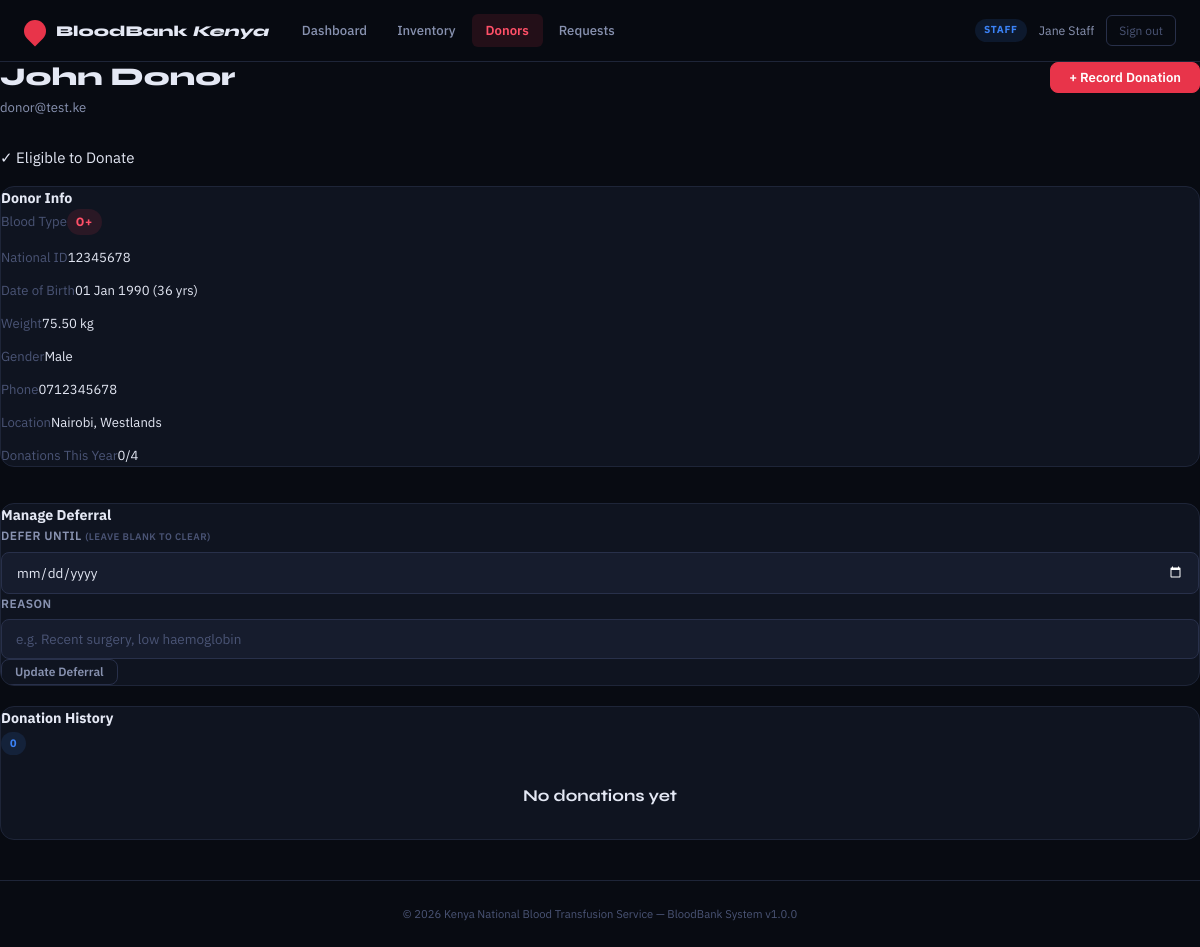
Page /staff/donors/1 (signed in) on the committed database.
### tables this page shows
CREATE TABLE donors (
    id INT AUTO_INCREMENT PRIMARY KEY,
    user_id INT NOT NULL,
    national_id VARCHAR(20) UNIQUE NOT NULL,
    phone VARCHAR(20),
    date_of_birth DATE NOT NULL,
    gender ENUM('male', 'female', 'other') NOT NULL,
    blood_type ENUM('A+', 'A-', 'B+', 'B-', 'AB+', 'AB-', 'O+', 'O-') NOT NULL,
    weight_kg DECIMAL(5,2),
    county VARCHAR(100),
    town VARCHAR(100),
    medical_notes TEXT,
    is_eligible BOOLEAN DEFAULT TRUE,
    deferral_until DATE NULL,
    deferral_reason VARCHAR(255),
    created_at TIMESTAMP DEFAULT CURRENT_TIMESTAMP,
    updated_at TIMESTAMP DEFAULT CURRENT_TIMESTAMP ON UPDATE CURRENT_TIMESTAMP,
    FOREIGN KEY (user_id) REFERENCES users(id) ON DELETE CASCADE
);

CREATE TABLE users (
    id INT AUTO_INCREMENT PRIMARY KEY,
    name VARCHAR(255) NOT NULL,
    email VARCHAR(255) UNIQUE NOT NULL,
    password_hash VARCHAR(255) NOT NULL,
    role ENUM('donor', 'staff', 'hospital') NOT NULL,
    created_at TIMESTAMP DEFAULT CURRENT_TIMESTAMP,
    updated_at TIMESTAMP DEFAULT CURRENT_TIMESTAMP ON UPDATE CURRENT_TIMESTAMP
);

### app/views/partials/layout_start.php (called while the page is built)
<?php require BASE_PATH . '/app/views/partials/header.php'; ?>

### app/controllers/StaffController.php (called while the page is built, shortened)
<?php
class StaffController
{
    private DonorModel     $donors;
    public function __construct()
    {
        $this->donors    = new DonorModel();
    }
    public function donorDetail(array $p = []): void
    {
        $donor    = $this->donors->findById((int)$p['id']);
        $history  = $this->donors->getDonationHistory($donor['id']);
        $lastDon  = $this->donors->getLastDonation($donor['id']);
        $yearCount= $this->donors->countDonationsThisYear($donor['id']);
        $elig     = DonorEligibility::check($donor, $lastDon ?: null);
        require BASE_PATH . '/app/views/staff/donor_detail.php';
    }
}

### public/index.php (called while the page is built, shortened)
<?php
spl_autoload_register(function (string $class): void {
    $paths = [
        BASE_PATH . '/app/core/'             . $class . '.php',
        BASE_PATH . '/app/models/'       . $class . '.php',
        BASE_PATH . '/app/controllers/'  . $class . '.php',
        BASE_PATH . '/app/middleware/'   . $class . '.php',
    ];
    foreach ($paths as $path) {
        if (file_exists($path)) {
            return;
        }
    }
});
$router = new Router();
$method = $_SERVER['REQUEST_METHOD'];
$uri = parse_url($_SERVER['REQUEST_URI'], PHP_URL_PATH) ?: '/';
$uri = str_replace('/BLOODBANK-SYSTEM', '', $uri);
$uri = str_replace('/public', '', $uri);
$uri = str_replace('/index.php', '', $uri);
$router->dispatch($method, $uri);

### app/middleware/Auth.php (called while the page is built, shortened)
<?php
class Auth
{
    public static function user(): ?array
    {
        return $_SESSION['user'] ?? null;
    }
    public static function role(): ?string
    {
        return $_SESSION['user']['role'] ?? null;
    }
}

### app/models/DonorModel.php (called while the page is built, shortened)
<?php
class DonorModel
{
    private PDO $db;
    public function __construct() { $this->db = Database::getInstance(); }
    public function findById(int $id): array|false
    {
        $s = $this->db->prepare('SELECT d.*, u.name, u.email FROM donors d JOIN users u ON d.user_id=u.id WHERE d.id=?');
        $s->execute([$id]);
        return $s->fetch();
    }
    public function getDonationHistory(int $donorId): array
    {
        $s = $this->db->prepare('SELECT don.*, GROUP_CONCAT(bu.unit_code) as unit_codes FROM donations don LEFT JOIN blood_units bu ON bu.donation_id=don.id WHERE don.donor_id=? GROUP BY don.id ORDER BY don.donation_date DESC');
        $s->execute([$donorId]);
        return $s->fetchAll();
    }
    public function getLastDonation(int $donorId): array|false
    {
        $s = $this->db->prepare('SELECT * FROM donations WHERE donor_id=? AND status="completed" ORDER BY donation_date DESC LIMIT 1');
        $s->execute([$donorId]);
        return $s->fetch();
    }
    public function countDonationsThisYear(int $donorId): int
    {
        $s = $this->db->prepare('SELECT COUNT(*) FROM donations WHERE donor_id=? AND YEAR(donation_date)=YEAR(CURDATE()) AND status="completed"');
        $s->execute([$donorId]);
        return (int)$s->fetchColumn();
    }
}

### app/core/Database.php (called while the page is built, shortened)
<?php
class Database
{
    private static ?PDO $instance = null;
    public static function getInstance(): PDO
    {
        if (self::$instance === null) {
            $cfg = require BASE_PATH . '/app/config/database.php';
            $dsn = "mysql:host={$cfg['host']};port={$cfg['port']};dbname={$cfg['dbname']};charset={$cfg['charset']}";
            try {
                self::$instance = new PDO($dsn, $cfg['username'], $cfg['password'], $cfg['options']);
            } catch (PDOException $e) {
                error_log('DB Error: ' . $e->getMessage());
                http_response_code(500);
                die(include BASE_PATH . '/app/views/shared/500.php');
            }
        }
        return self::$instance;
    }
}

### app/middleware/DonorEligibility.php (called while the page is built, shortened)
<?php
class DonorEligibility
{
    public static function check(array $donor, ?array $lastDonation = null, string $component = 'whole_blood'): array
    {
        $reasons = [];
        $deferredUntil = null;
        $dob = new DateTime($donor['date_of_birth']);
        $age = (int)(new DateTime())->diff($dob)->y;
        return [
            'eligible'      => empty($reasons),
            'reasons'       => $reasons,
            'deferred_until'=> $deferredUntil,
            'age'           => $age,
        ];
    }
}

### app/views/partials/layout_end.php (called while the page is built)
<?php require BASE_PATH . '/app/views/partials/footer.php'; ?>

### app/views/staff/donor_detail.php (the view, shortened to what this page needs)
<?php require BASE_PATH.'/app/views/partials/layout_start.php'; ?>
<div class="page-header">
  <div><h1 class="page-title"><?= htmlspecialchars($donor['name']) ?></h1><p class="page-sub"><?= htmlspecialchars($donor['email']) ?></p></div>
  <div class="flex-gap">
    <?php if ($elig['eligible']): ?><a href="<?= BASE_URL ?>/staff/donors/<?= $donor['id'] ?>/donate" class="btn btn--primary">+ Record Donation</a><?php endif; ?>
  </div>
</div>
<div class="grid-2">
  <div style="display:flex;flex-direction:column;gap:16px;">
    <div class="eligibility-card eligibility-card--<?= $elig['eligible']?'ok':'defer' ?>">
      <div class="eligibility-card__status"><?= $elig['eligible']?'✓ Eligible to Donate':'⊘ Currently Deferred' ?></div>
    </div>
    <div class="card"><div class="card__header"><span class="card__title">Donor Info</span></div>
      <div class="card__body" style="font-size:0.875rem;display:grid;gap:12px;">
        <div class="flex-between"><span style="color:var(--text3)">Blood Type</span><span class="badge badge--blood"><?= $donor['blood_type'] ?></span></div>
        <div class="flex-between"><span style="color:var(--text3)">National ID</span><span><?= htmlspecialchars($donor['national_id']) ?></span></div>
        <div class="flex-between"><span style="color:var(--text3)">Date of Birth</span><span><?= date('d M Y',strtotime($donor['date_of_birth'])) ?> (<?= $elig['age'] ?> yrs)</span></div>
        <div class="flex-between"><span style="color:var(--text3)">Weight</span><span><?= $donor['weight_kg'] ?> kg</span></div>
        <div class="flex-between"><span style="color:var(--text3)">Gender</span><span><?= ucfirst($donor['gender']) ?></span></div>
        <div class="flex-between"><span style="color:var(--text3)">Phone</span><span><?= htmlspecialchars($donor['phone']) ?></span></div>
        <div class="flex-between"><span style="color:var(--text3)">Location</span><span><?= htmlspecialchars($donor['county']) ?>, <?= htmlspecialchars($donor['town']) ?></span></div>
        <div class="flex-between"><span style="color:var(--text3)">Donations This Year</span><span><?= $yearCount ?>/<?= DonorEligibility::MAX_DONATIONS_PER_YEAR ?></span></div>
      </div>
    </div>
    <div class="card"><div class="card__header"><span class="card__title">Manage Deferral</span></div>
      <div class="card__body">
        <form method="POST" action="<?= BASE_URL ?>/staff/donors/<?= $donor['id'] ?>/defer" class="form-grid" style="gap:14px;">
          <div class="field"><label>Defer Until <small style="color:var(--text3)">(leave blank to clear)</small></label><input type="date" name="deferral_until" value="<?= htmlspecialchars($donor['deferral_until']??'') ?>"></div>
          <div class="field"><label>Reason</label><input type="text" name="deferral_reason" value="<?= htmlspecialchars($donor['deferral_reason']??'') ?>" placeholder="e.g. Recent surgery, low haemoglobin"></div>
          <div class="form-actions"><button type="submit" class="btn btn--ghost btn--sm">Update Deferral</button></div>
        </form>
      </div>
    </div>
  </div>
  <div class="card">
    <div class="card__header"><span class="card__title">Donation History</span><span class="badge badge--blue"><?= count($history) ?></span></div>
    <div class="card__body" style="padding:0;">
      <?php if (empty($history)): ?><div class="empty-state" style="padding:32px;"><h3>No donations yet</h3></div>
      <?php endif; ?>
    </div>
  </div>
</div>
<?php require BASE_PATH.'/app/views/partials/layout_end.php'; ?>

### app/core/Router.php (shortened to what this page needs)
<?php
class Router
{
    private array $routes = [];
    private function add(string $method, string $path, array|callable $handler): void
    {
        $pattern = preg_replace('#:([a-zA-Z_]+)#', '(?P<$1>[^/]+)', $path);
        $this->routes[] = ['method' => $method, 'pattern' => "#^{$pattern}$#", 'handler' => $handler];
    }
    public function dispatch(string $method, string $uri): void
    {
        $uri = strtok($uri, '?');
        $uri = rtrim($uri, '/') ?: '/';
        foreach ($this->routes as $route) {
            if ($route['method'] !== $method) continue;
            if (preg_match($route['pattern'], $uri, $m)) {
                $params = array_filter($m, 'is_string', ARRAY_FILTER_USE_KEY);
                $h = $route['handler'];
                [$class, $action] = $h;
                (new $class())->$action($params);
                return;
            }
        }
    }
}

### app/views/partials/header.php (shortened to what this page needs)
<!DOCTYPE html>
<html lang="en">
<head>
  <link rel="stylesheet" href="<?= BASE_URL ?>/assets/css/main.css">
</head>
<body class="<?= $bodyClass ?? '' ?>" data-role="<?= htmlspecialchars(Auth::role() ?? 'guest') ?>">
<?php
$role      = Auth::role();
$user      = Auth::user();
$navLinks  = match($role) {
    'donor'    => ['/donor/dashboard'=>'Dashboard','/donor/history'=>'My Donations','/donor/appointments'=>'Appointments','/donor/profile'=>'Profile'],
    'staff'    => ['/staff/dashboard'=>'Dashboard','/staff/inventory'=>'Inventory','/staff/donors'=>'Donors','/staff/requests'=>'Requests'],
    'hospital' => ['/hospital/dashboard'=>'Dashboard','/hospital/request'=>'Request Blood','/hospital/requests'=>'My Requests','/hospital/stock'=>'Availability'],
    default    => [],
};
$currentPath = parse_url($_SERVER['REQUEST_URI'], PHP_URL_PATH);
?>
<header class="topbar">
  <a href="<?= match($role){ 'staff'=>'/staff/dashboard','hospital'=>'/hospital/dashboard',default=>'/donor/dashboard' } ?>" class="topbar__brand">
    <span class="brand-drop"></span>
    <span class="brand-text">BloodBank <em>Kenya</em></span>
  </a>
  <nav class="topbar__nav">
    <?php foreach ($navLinks as $href => $label): ?>
    <a href="<?= $href ?>" class="topbar__link <?= str_starts_with($currentPath, $href) && $href !== '/donor/dashboard' || $currentPath === $href ? 'is-active' : '' ?>">
      <?= $label ?>
    </a>
    <?php endforeach; ?>
  </nav>
  <div class="topbar__right">
    <span class="role-badge role-badge--<?= $role ?>"><?= ucfirst($role ?? '') ?></span>
    <span class="topbar__user"><?= htmlspecialchars($user['name'] ?? '') ?></span>
    <a href="<?= BASE_URL ?>/logout" class="topbar__logout">Sign out</a>
  </div>
</header>
<main class="main-content">

### app/views/partials/footer.php (shortened to what this page needs)
</main>
<footer class="site-footer">
  <p>&copy; <?= date('Y') ?> Kenya National Blood Transfusion Service &mdash; BloodBank System v<?= APP_VERSION ?></p>
</footer>
</body>
</html>

### rows in the picture
donors: label "Dashboard", label "Inventory", label "Donors", label "Requests", user.name "John Donor", user.email "donor@test.ke", shows "✓ Eligible to Donate", blood_type "O+", national "12345678", date_of_birth "01 Jan 1990", date_of_birth "36", weight_kg "75.50", gender "Male", phone "0712345678", county "Nairobi", town "Westlands", yearCount "0", count($history) "0"
